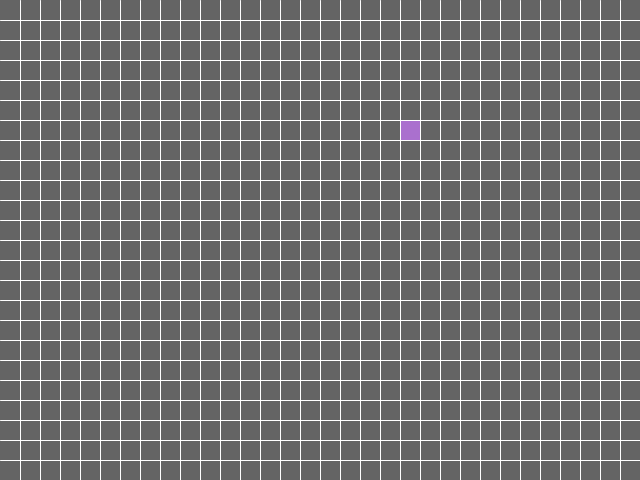
Frame 1 (no input)
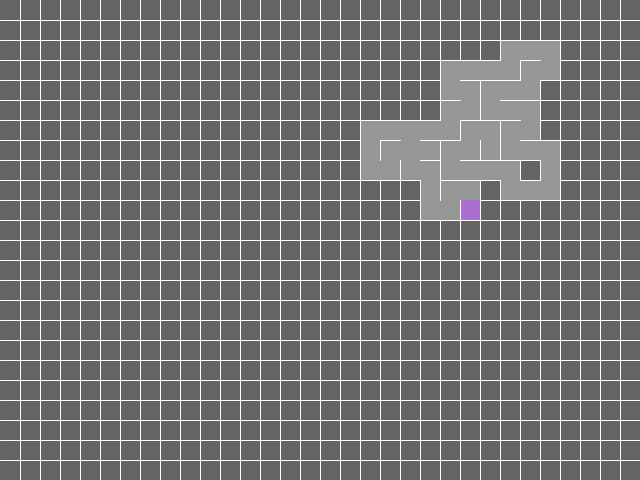
Frame 60 (the mouse pressed at the canvas centre just before this capture)
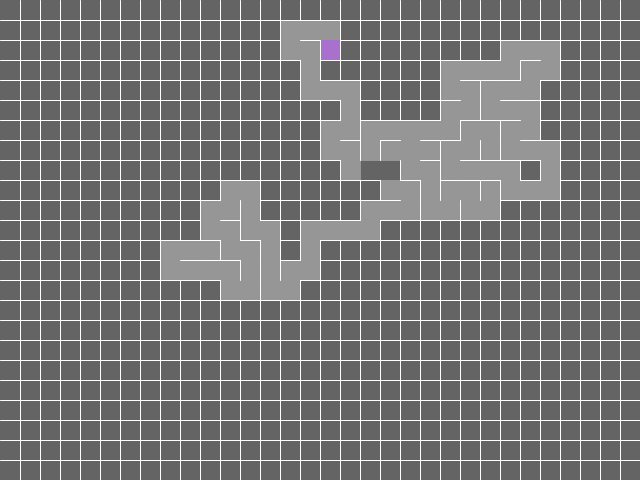
Frame 120 (the mouse held since frame 60 and released just before this capture)

The Processing sketch that drew these frames (run headless with seeded random() and noise(); from frame 60 on, the mouse is pressed at the canvas centre):

// Processing sketch: MazeGrowingTree
// ── MazeGrowingTree.pde
import java.util.Stack;

class Edge {
  //PVector start,finish;
  boolean right=false, down=false;//+x,+y;
  //Edge(float a,float b,float c,float d){
  //start=new PVector(a,b);
  //finish=new PVector(c,d);
  //}
}
int speed=1;
boolean perFrame=true;
int cellSize=20;
int gridW;
int gridH;
//int gridSize=100;
//int cellSize=5;
Edge[][] grid;
void setup() {//#AA70CE,#2170CE
  size(640, 480);
  gridW=width/cellSize;
  gridH=height/cellSize;
  grid=new Edge[gridW][gridH];

  for (int x=0; x<gridW; x++) {
    for (int y=0; y<gridH; y++) {
      grid[x][y]=new Edge();
    }
  }
  //for(int x=0;x<gridW;x++){
  //grid[x][0].right=true;
  //}
  C.add(new PVector(int(random(gridW)), int(random(gridH))));
  //active.add(new PVector(gridW-1,0));
  //current=new PVector(int(gridSize/2), int(gridSize/2));
  //current=new PVector(2, 2);
  //stack.add(current);
}
//ArrayList<Edge>edges=new ArrayList<Edge>();
ArrayList<PVector> stack=new ArrayList<PVector>();
void myLine(float a, float b, float c, float d) {
  line(a*cellSize, b*cellSize, c*cellSize, d*cellSize);
}
void draw() {
  if (done)return;
  background(100);
  //for (PVector p : C) {
    //fill(#AA70CE);
    //stroke(#AA70CE);
    //rect(p.x*cellSize, p.y*cellSize, cellSize, cellSize);
  //}
  for (PVector p : finished) {
    fill(150);
    stroke(150);
    rect(p.x*cellSize, p.y*cellSize, cellSize, cellSize);
  }
  if (C.size()>0) {
    PVector p=C.get(0);
    fill(#AA70CE);
    stroke(#AA70CE);
    rect(p.x*cellSize, p.y*cellSize, cellSize, cellSize);
  }
  for (int x=0; x<gridW; x++) {
    for (int y=0; y<gridH; y++) {
      stroke(255);
      strokeWeight(1);
      //strokeJoin(BEVEL);
      if (!grid[x][y].right)myLine(x+1, y, x+1, y+1);//IF no right THEN draw line
      if (!grid[x][y].down)myLine(x, y+1, x+1, y+1); //IF no  down THEN draw line
      strokeWeight(1);
    }
  }
  fill(0, 255, 0);
  stroke(0, 255, 0);
  if (perFrame) {
    for (int i=0; i<speed; i++)update();
  } else {
    if (frameCount%speed==0)update();
  }
}
ArrayList<PVector> C=new ArrayList<PVector>();//=C
ArrayList<PVector>finished=new ArrayList<PVector>();
boolean done;
PVector randDir(PVector p) {
  ArrayList<PVector>valids=new ArrayList<PVector>();
  if (isValid(p.x-1, p.y))valids.add(new PVector(-1, 0));
  if (isValid(p.x+1, p.y))valids.add(new PVector(+1, 0));
  if (isValid(p.x, p.y-1))valids.add(new PVector(0, -1));
  if (isValid(p.x, p.y+1))valids.add(new PVector(0, +1));
  if (valids.size()==0)return null;
  return valids.get(int(random(valids.size())));
}
boolean isValid(float x, float y) {
  if (x<1)return false;
  if (y<1)return false;
  if (x>=gridW-1)return false;
  if (y>=gridH-1)return false;
  if (finished.contains(new PVector(x, y)))return false;
  if (C.contains(new PVector(x, y)))return false;
  return true;
}
void update() {
  if (C.size()==0) {
    done=true;
    return;
  }
  //PVector rand=C.get(int(random(C.size())));
  //PVector rand=C.get(0);
  PVector rand=C.get(C.size()-1);
  PVector randDir=randDir(rand);
  if (randDir==null) {
    C.remove(rand);
  } else {
    PVector result=PVector.add(rand, randDir);
    C.add(0,result);
    finished.add(result);
    int ix=int(rand.x);
    int iy=int(rand.y);
    rand.add(randDir);
    if (randDir.x==-1) {
      grid[ix-1][iy].right=true;
    }
    if (randDir.x==1) {
      grid[ix][iy].right=true;
    }
    if (randDir.y==-1) {
      grid[ix][iy-1].down=true;
    }
    if (randDir.y==1) {
      grid[ix][iy].down=true;
    }
  }
}
